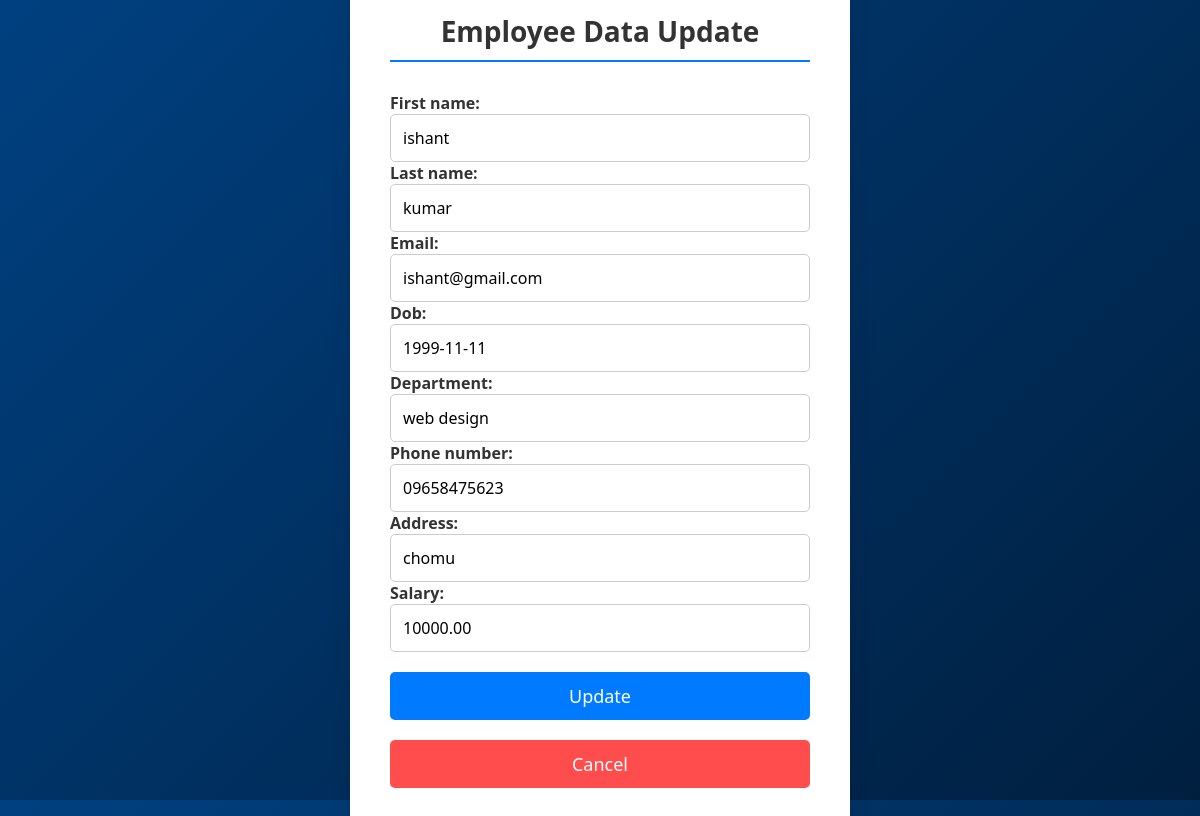
Page /employee_update/13/ on the committed database.
### apps/management/models.py (models this page shows)
class Employee(DateTimeModel):
    first_name = models.CharField(max_length=30)
    last_name = models.CharField(max_length=30)
    email = models.EmailField(null=True, max_length=30)
    dob = models.DateField(null=True)
    department = models.CharField(max_length=50)
    phone_number = models.CharField(max_length=15, null=True, blank=True)
    address = models.CharField(null=True, blank=True,max_length=40)
    salary = models.DecimalField(max_digits=10, decimal_places=2, null=True, blank=True)

### apps/management/views.py (the view)
# urls.py: path('employee_update/<int:pk>/', EmployeeUpdateView.as_view(), name='employee_update'),
class EmployeeUpdateView(UpdateView):
    model = Employee
    fields = ['first_name', 'last_name', 'email', 'dob', 'department', 'phone_number', 'address', 'salary']
    template_name = 'employee_update.html'
    success_url = reverse_lazy('employee_list')

### templates/employee_update.html (shortened to what this page needs)
<!DOCTYPE html>
<html lang="en">
<head>
</head>
<body>
    <div class="form-container">
        <h2>Employee Data Update</h2>
        <form method="post">
            <div class="form-group">
                {{ form.as_p }}
            </div>
            <button type="submit">Update</button>
        </form>
        <a href="{% url 'employee_list' %}" class="btn-cancel">Cancel</a>
    </div>
</body>
</html>

### templates/employee_update.html (style rules this page uses)
* { margin: 0; padding: 0; box-sizing: border-box; font-family: 'Segoe UI', Tahoma, Geneva, Verdana, sans-serif; }
body { display: flex; justify-content: center; align-items: center; height: 100vh; background: linear-gradient(135deg, #004080, #001f3f); }
.form-container { background: #ffffff; padding: 40px; border-radius: 10px; box-shadow: 0 10px 20px rgba(0, 0, 0, 0.1); max-width: 500px; width: 100%; }
h2 { margin-bottom: 30px; color: #333; font-size: 28px; text-align: center; font-weight: bold; border-bottom: 2px solid #007bff; padding-bottom: 10px; }
form { display: flex; flex-direction: column; }
.form-group { margin-bottom: 20px; }
label { margin-bottom: 8px; color: #333; font-size: 16px; font-weight: bold; }
input, select, textarea { width: 100%; padding: 12px; border: 1px solid #ccc; border-radius: 5px; font-size: 16px; transition: border-color 0.3s, box-shadow 0.3s; }
button { padding: 12px 0; background: #007bff; color: #fff; border: none; border-radius: 5px; font-size: 18px; cursor: pointer; transition: background 0.3s, box-shadow 0.3s; }
.btn-cancel { display: block; text-align: center; margin-top: 20px; padding: 12px 0; background: rgba(255, 0, 0, 0.7); color: #fff; border-radius: 5px; font-size: 18px; text-decoration: none; transition: background 0.3s, box-shadow 0.3s; }

### rows in the picture
Employee: first_name "ishant", last_name "kumar", email "ishant@gmail.com", dob "1999-11-11", department "web design", phone_number "09658475623", address "chomu", salary "10000.00"
